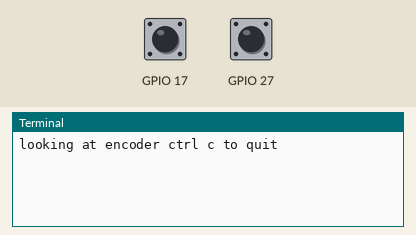
Recording of a program running on a simulated Raspberry Pi (BCM pin numbers). Shown: the last lines printed to the terminal. Inputs (shaded band) come from the test bench; at power-on: GPIO 17 HIGH, GPIO 27 HIGH.

Above: at 2.2 s.
2.3 s: GPIO 17 pulled LOW for 0.15 s
At 3.6 s:
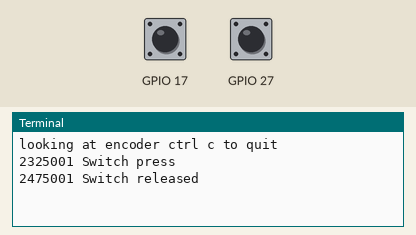
3.9 s: GPIO 17 pulled LOW for 1 s
At 4.2 s:
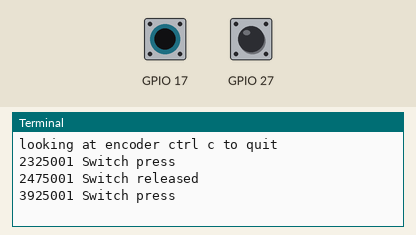

The program:

input_test.py
```python
#!/usr/bin/env python
import time
import pigpio
from ky040 import Ky040
import os

time.sleep(1.0)
os.system("sudo pigpiod")

tot = 0
def callbackRot(inc):
    global tot
    tot += inc
    print("Counter value: ", tot )

def callbackSw(pin, level, tick):
    print(tick,"Switch press")

def callbackSwR(pin, level, tick):
    print(tick,"Switch released")

my_rotary = Ky040(clk=22, dt=27, cbrot = callbackRot,
            sw = 17, cbr=callbackSwR, cbf=callbackSw)
print("looking at encoder ctrl c to quit")
while 1 : # let the callback functions update the display
    pass
```

ky040.py
```python
#!/usr/bin/env python
# Class to decode mechanical rotary encoder pulses.
# by Mike Cook

import pigpio

class Ky040 :
   sw_debounce = 25000 # switch debounce time
   rot_debounce = 1000 # rotary debounce
   def __init__(self, clk = None, dt = None, cbrot=None, sw = None, cbr = None, cbf = None):
      if not clk or not dt or not cbrot :
         raise BaseException("The clk & dt pins and the callback function must be specified")
      self.callback = cbrot
      self.swFit = False
      if sw and cbr and cbf: # if the switch being used
          self.swFit = True
          sw_input = pigpio.pi()
          self.sw = sw_input
          sw_input.set_mode(sw, pigpio.INPUT)
          sw_input.set_pull_up_down(sw, pigpio.PUD_UP)
          sw_input.set_glitch_filter(sw, self.sw_debounce)
          self.swR = sw_input.callback(sw, pigpio.RISING_EDGE, cbr)
          self.swF = sw_input.callback(sw, pigpio.FALLING_EDGE, cbf)
      self.pi = pigpio.pi()
      self.clk = clk
      self.dt = dt
      self.pi.set_mode(clk, pigpio.INPUT)
      self.pi.set_mode(dt, pigpio.INPUT)
      self.pi.set_pull_up_down(clk, pigpio.PUD_UP)
      self.pi.set_pull_up_down(dt, pigpio.PUD_UP)
      self.pi.set_glitch_filter(self.clk, self.rot_debounce)
      self.pi.set_glitch_filter(self.dt, self.rot_debounce)
      #self.pi.set_glitch_filter(self.clk, 0)
      #self.pi.set_glitch_filter(self.dt, 0)
      self.cb1 = self.pi.callback(clk, pigpio.EITHER_EDGE, self._clock)
      self.cb2 = self.pi.callback(dt, pigpio.EITHER_EDGE, self._clock)
      self.clkLev = 0 # Level of ck pin
      self.dtLev = 0  # Level of dt pin
      self.pp = None  # Previous pin to report

   def _clock(self, ep, level, t):
      if ep == self.clk: self.clkLev = level
      else: self.dtLev = level
      if self.pp != ep :
          self.pp = ep
          if ep == self.clk and level == 1:
              if self.dtLev == 1:
                  self.callback(1)
          elif ep == self.dt and level == 1:
               if self.clkLev == 1:
                   self.callback(-1)

   def cancel(self):
      if self.swFit :
          self.swR.cancel()
          self.swF.cancel()
          self.sw.stop()
      self.cb1.cancel()
      self.cb2.cancel()
      self.pi.stop()
```

Measured:
- after the input at 2.3 s, the terminal: prints a new line at once (image 1)
- after the input at 3.9 s, the terminal: prints a new line at once (image 2)
